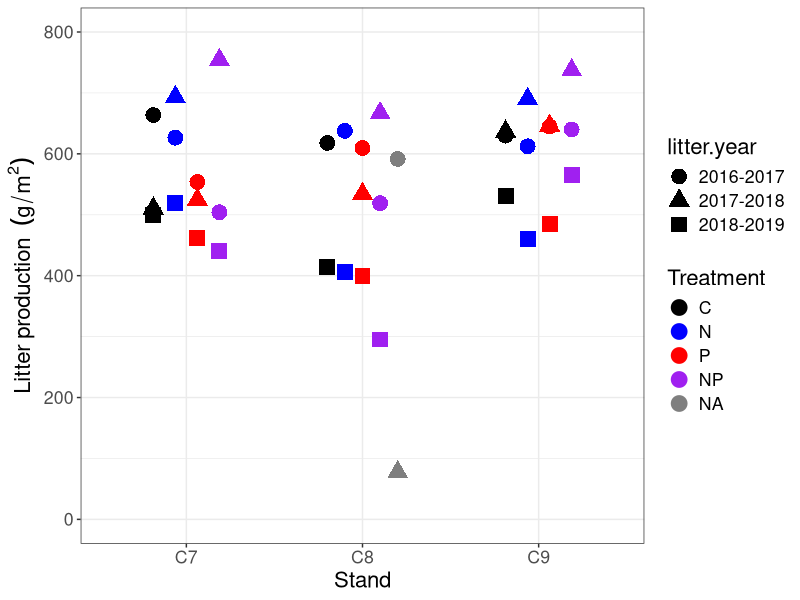

Here is the R script that generated this plot: (Note: this script raises an error after producing the figure.)


b<-read.csv("Data/data.for.alex.csv")



samp<-read.csv("Data/MELNHE_SugarMapleCrownDepth.csv", header=T)
head(samp)


head(b)


b$Treatment<-factor(b$Treatment, levels=c("C","N","P","NP"))

library(ggplot2)

ggplot(b, aes(x=Stand, y=plot.avg, shape=litter.year,col=Treatment, group=Treatment))+
  geom_point(aes(group=Treatment),size=5, position =position_dodge(width=.5), stat="identity")+
  scale_color_manual(values=c("black","blue","red","purple"))+theme_bw()+ylim(0, 800)+
  labs(y = bquote('Litter production '~(g/m^2)))+ theme(text=element_text(size=16))


library(patchwork)
library(ggpubr)

ggarrange(n,p,common.legend=T, nrow=2, legend="bottom")

n+p